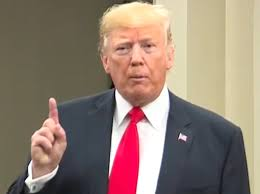
#> input picture person_img.jpg, 260 x 194 px, given in place of the camera
$ python Hand_gesture_final.py
#> lines starting #> are read from the running program, lines starting #| are printed output that depends on the picture; after the words box and inside, x2 and y2 are one past the last pixel; in counts of white or black regions, pixels touching at a corner belong together
# IMPORTING LIBRARIES
import numpy as np
import cv2
import math
import time
#LOADING HAND CASCADE
hand_cascade = cv2.CascadeClassifier('Hand_haar_cascade.xml')

# VIDEO CAPTURE
cap = cv2.VideoCapture(0)

prevTime = 0

while(True):
	ret, img = cap.read()
#> img is the input picture: shape (194, 260, 3); mean B, G, R 114.7, 127.5, 146.9

	curTime = time.time()
	sec = curTime - prevTime
	prevTime = curTime
	fps = 1/(sec)
	str = "FPS : %0.1f" % fps

	cv2.putText(img,str,(0,100),cv2.FONT_HERSHEY_SIMPLEX,1,(0,255,0))
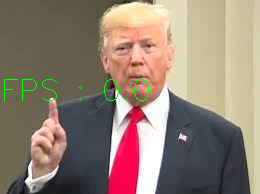
#> img: shape (194, 260, 3); 0.53% of pixels changed, all inside (x1, y1, x2, y2) = (4, 79, 149, 101)
	blur = cv2.GaussianBlur(img,(5,5),0) # BLURRING IMAGE TO SMOOTHEN EDGES
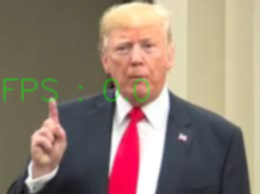
#> blur: shape (194, 260, 3); mean B, G, R 114.2, 128.2, 146.2
	gray = cv2.cvtColor(blur, cv2.COLOR_BGR2GRAY) # BGR -> GRAY CONVERSION
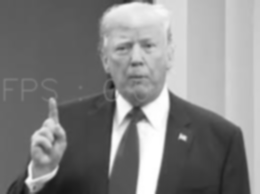
#> gray: shape (194, 260); min 18, max 255, mean 132
	retval2,thresh1 = cv2.threshold(gray,30,255,cv2.THRESH_BINARY+cv2.THRESH_OTSU) # THRESHOLDING IMAGE
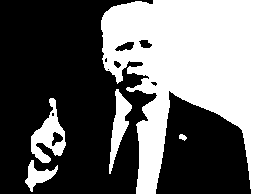
#> thresh1: shape (194, 260); 41.2% white; 5 white regions, box (x1, y1, x2, y2) and area: (101, 0, 260, 194) 18491, (31, 98, 66, 163) 1032, (109, 89, 132, 174) 786, (25, 160, 58, 192) 425, (179, 134, 187, 141) 37
#> retval2 = 142
	hand = hand_cascade.detectMultiScale(thresh1, 1.3, 5) # DETECTING HAND IN THE THRESHOLDE IMAGE
#> hand = ()
	mask = np.zeros(thresh1.shape, dtype = "uint8") # CREATING MASK
	for (x,y,w,h) in hand: # MARKING THE DETECTED ROI
		cv2.rectangle(img,(x,y),(x+w,y+h), (122,122,0), 2)
		cv2.rectangle(mask, (x,y),(x+w,y+h),255,-1)
#> this loop made 0 passes
#> mask: shape (194, 260); every value is 0
	img2 = cv2.bitwise_and(thresh1, mask)
	final = cv2.GaussianBlur(img2,(7,7),0)
	contours, hierarchy = cv2.findContours(final, cv2.RETR_TREE, cv2.CHAIN_APPROX_SIMPLE)
#> contours = []

	cv2.drawContours(img, contours, 0, (255,255,0), 3)
	cv2.drawContours(final, contours, 0, (255,255,0), 3)

	if len(contours) > 0:
		cnt=contours[0]
		hull = cv2.convexHull(cnt, returnPoints=False)
		# finding convexity defects
		defects = cv2.convexityDefects(cnt, hull)
		count_defects = 0
		# applying Cosine Rule to find angle for all defects (between fingers)
		# with angle > 90 degrees and ignore defect
		if defects is not None:
			for i in range(defects.shape[0]):
				p,q,r,s = defects[i,0]
				finger1 = tuple(cnt[p][0])
				finger2 = tuple(cnt[q][0])
				dip = tuple(cnt[r][0])
				# find length of all sides of triangle
				a = math.sqrt((finger2[0] - finger1[0])**2 + (finger2[1] - finger1[1])**2)
				b = math.sqrt((dip[0] - finger1[0])**2 + (dip[1] - finger1[1])**2)
				c = math.sqrt((finger2[0] - dip[0])**2 + (finger2[1] - dip[1])**2)
				# apply cosine rule here
				angle = math.acos((b**2 + c**2 - a**2)/(2*b*c)) * 57.29
				# ignore angles > 90 and highlight rest with red dots
				if angle <= 90:
				    count_defects += 1
		# define actions required
		if count_defects == 1:
			cv2.putText(img,"THIS IS 2", (50, 50), cv2.FONT_HERSHEY_SIMPLEX, 2, 2)
		elif count_defects == 2:
			cv2.putText(img, "THIS IS 3", (50, 50), cv2.FONT_HERSHEY_SIMPLEX, 2, 2)
		elif count_defects == 3:
			cv2.putText(img,"This is 4", (50, 50), cv2.FONT_HERSHEY_SIMPLEX, 2, 2)
		elif count_defects == 4:
			cv2.putText(img,"THIS IS 5", (50, 50), cv2.FONT_HERSHEY_SIMPLEX, 2, 2)
	cv2.imshow('img',thresh1)
	cv2.imshow('img1',img)
	cv2.imshow('img2',img2)

	k = cv2.waitKey(30) & 0xff
#> (key Esc is pressed here)
	if k == 27:
		break
cap.release()
cv2.destroyAllWindows()

$ run again, on Ronaldo.jpg
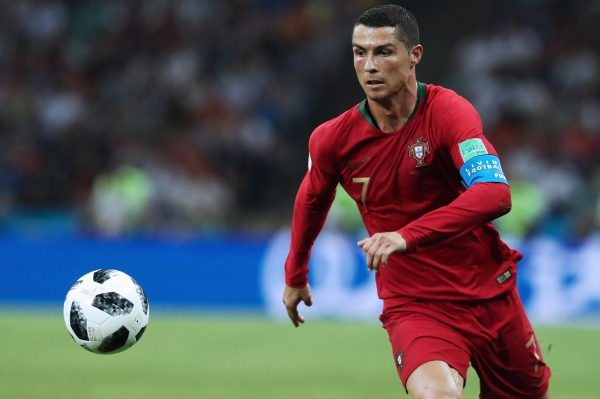
#> input picture Ronaldo.jpg, 600 x 399 px, given in place of the camera
#> img is the input picture: shape (399, 600, 3); mean B, G, R 86.1, 81.7, 83
#> img: shape (399, 600, 3); 0.11% of pixels changed, all inside (x1, y1, x2, y2) = (4, 79, 149, 101)
#> `gray = cv2.cvtColor(blur, cv2.COLOR_BGR2GRAY)`:
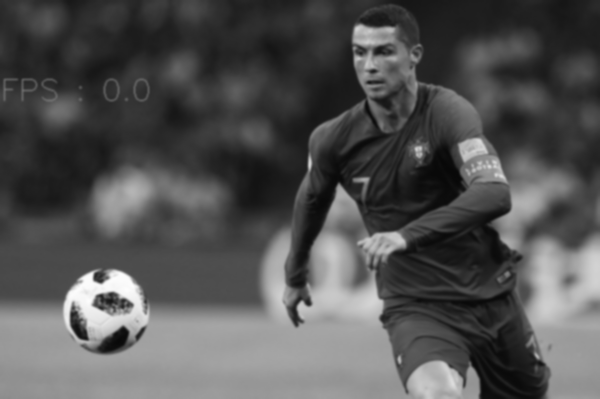
#> gray: shape (399, 600); min 8, max 253, mean 82.7
#> `retval2,thresh1 = cv2.threshold(gray,30,255,cv2.THRESH_BINARY+cv2.THRE..`:
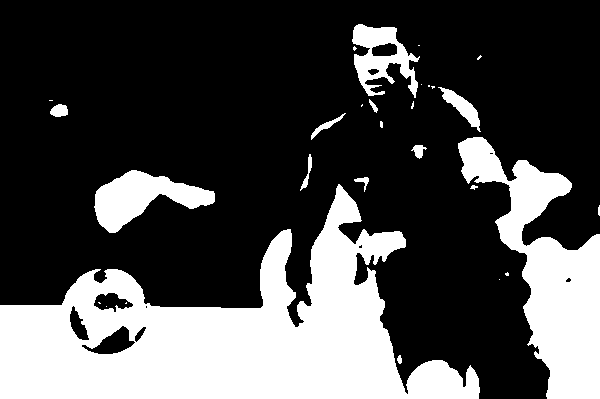
#> thresh1: shape (399, 600); 29.3% white; 29 white regions (16 under 20 px), largest, box (x1, y1, x2, y2) and area: (0, 184, 480, 399) 47298, (458, 137, 600, 399) 15261, (94, 170, 215, 233) 3706
#> retval2 = 104
#> hand = ()
#> contours = []
